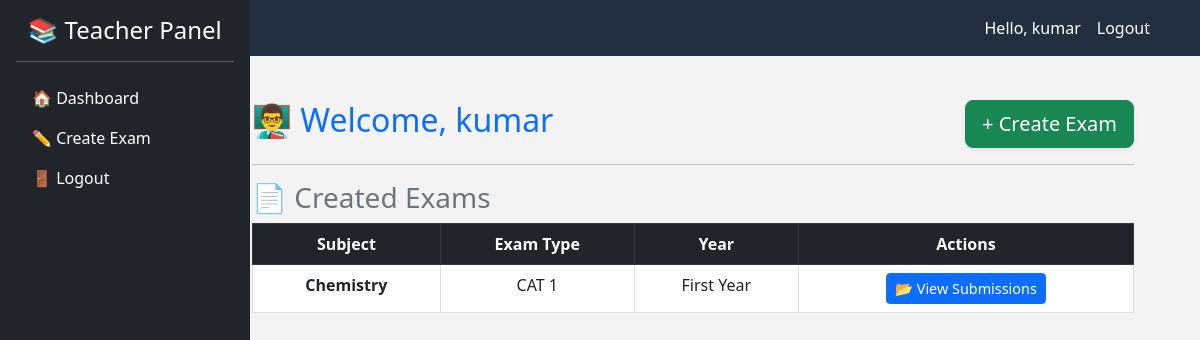
The page /teacher-dashboard/ (signed in) on the database its author committed.
### app/models.py (models this page shows, shortened)
class Exam(models.Model):
    YEAR_CHOICES = [
        (1, "First Year"),
        (2, "Second Year"),
        (3, "Third Year"),
        (4, "Fourth Year"),
    ]
    EXAM_TYPE_CHOICES = [
        ("CAT1", "CAT 1"),
        ("CAT2", "CAT 2"),
    ]
    subject = models.CharField(max_length=255)
    exam_type = models.CharField(max_length=4, choices=EXAM_TYPE_CHOICES, default="CAT1")
    year = models.IntegerField(choices=YEAR_CHOICES)
    staff_name = models.CharField(max_length=255)
    question_paper = models.FileField(upload_to='question_papers/')
    answer_key = models.FileField(upload_to='answer_keys/')
    created_at = models.DateTimeField(auto_now_add=True)

### app/views.py (the view)
# urls.py: path('teacher-dashboard/', views.teacher_dashboard, name='teacher_dashboard'),
@login_required
def teacher_dashboard(request):
    if not request.user.is_superuser:
        return redirect("home")  # Redirect unauthorized users
    exams = Exam.objects.all().order_by("-id")  # Fetch all exams
    return render(request, "dashboard/teacher/teacher_dashboard.html", {"exams": exams})

### templates/dashboard/teacher/teacher_dashboard.html (shortened to what this page needs)
{% extends 'base.html' %}
{% block content %}
<div class="container-fluid">
    <div class="row">
        <nav class="col-md-3 col-lg-2 d-md-block bg-dark sidebar vh-100 p-3">
            <h4 class="text-white text-center">📚 Teacher Panel</h4>
            <hr class="text-white">
            <ul class="nav flex-column">
                <li class="nav-item">
                    <a class="nav-link text-white" href="{% url 'teacher_dashboard' %}">🏠 Dashboard</a>
                </li>
                <li class="nav-item">
                    <a class="nav-link text-white" href="{% url 'create_exam' %}">✏️ Create Exam</a>
                </li>
                <li class="nav-item">
                    <a class="nav-link text-white" href="{% url 'logout' %}">🚪 Logout</a>
                </li>
            </ul>
        </nav>
        <main class="col-md-9 ms-sm-auto col-lg-10 px-md-4 mt-4">
            <div class="d-flex justify-content-between align-items-center">
                <h2 class="text-primary">👨‍🏫 Welcome, {{ request.user.username }}</h2>
                <a href="{% url 'create_exam' %}" class="btn btn-success btn-lg shadow-sm">
                    + Create Exam
                </a>
            </div>
            <hr>
            <h3 class="text-secondary">📄 Created Exams</h3>
            {% if exams %}
                <div class="table-responsive">
                    <table class="table table-hover table-bordered text-center">
                        <thead class="table-dark">
                            <tr>
                                <th>Subject</th>
                                <th>Exam Type</th>
                                <th>Year</th>
                                <th>Actions</th>
                            </tr>
                        </thead>
                        <tbody>
                            {% for exam in exams %}
                                <tr>
                                    <td class="fw-bold">{{ exam.subject }}</td>
                                    <td>{{ exam.get_exam_type_display }}</td>
                                    <td>{{ exam.get_year_display }}</td>
                                    <td>
                                        <a href="{% url 'view_submissions' exam.id %}" class="btn btn-primary btn-sm">
                                            📂 View Submissions
                                        </a>
                                    </td>
                                </tr>
                            {% endfor %}
                        </tbody>
                    </table>
                </div>
            {% else %}
                <div class="alert alert-info text-center">
                    <p class="mb-0">No exams created yet.</p>
                </div>
            {% endif %}
        </main>
    </div>
</div>
{% endblock %}

### templates/base.html (shortened to what this page needs)
<!DOCTYPE html>
<html lang="en">
<head>
    <link href="https://cdn.jsdelivr.net/npm/bootstrap@5.3.0/dist/css/bootstrap.min.css" rel="stylesheet">
</head>
<body>
    <nav class="navbar navbar-expand-lg">
        <div class="container">
            <a class="navbar-brand" href="{% url 'home' %}">GradeX</a>
            <div class="collapse navbar-collapse">
                <ul class="navbar-nav ms-auto">
                    {% if user.is_authenticated %}
                        <li class="nav-item">
                            <a class="nav-link" href="#">Hello, {{ user.username }}</a>
                        </li>
                        <li class="nav-item">
                            <a class="nav-link btn btn-warning text-dark" href="{% url 'logout' %}">Logout</a>
                        </li>
                    {% endif %}
                </ul>
            </div>
        </div>
    </nav>
    <div class="container content">
        {% block content %}
        {% endblock %}
    </div>
</body>
</html>

### templates/base.html (style rules this page uses)
body { background-color: #f3f3f3; }
.navbar { background-color: #232f3e; }
.navbar-brand, .nav-link { color: white !important; }
.content { margin-top: 20px; }

### templates/dashboard/teacher/teacher_dashboard.html (style rules this page uses)
.sidebar { height: 100vh; position: fixed; left: 0; top: 0; width: 250px; }
main { margin-left: 260px; }
.btn-sm { font-size: 0.9rem; }

### rows shown on the page
Exam: subject "Chemistry", exam_type "CAT 1", year "First Year"

### other values the page prints
{{ user.username }} "kumar"
{{ request.user.username }} "kumar"
